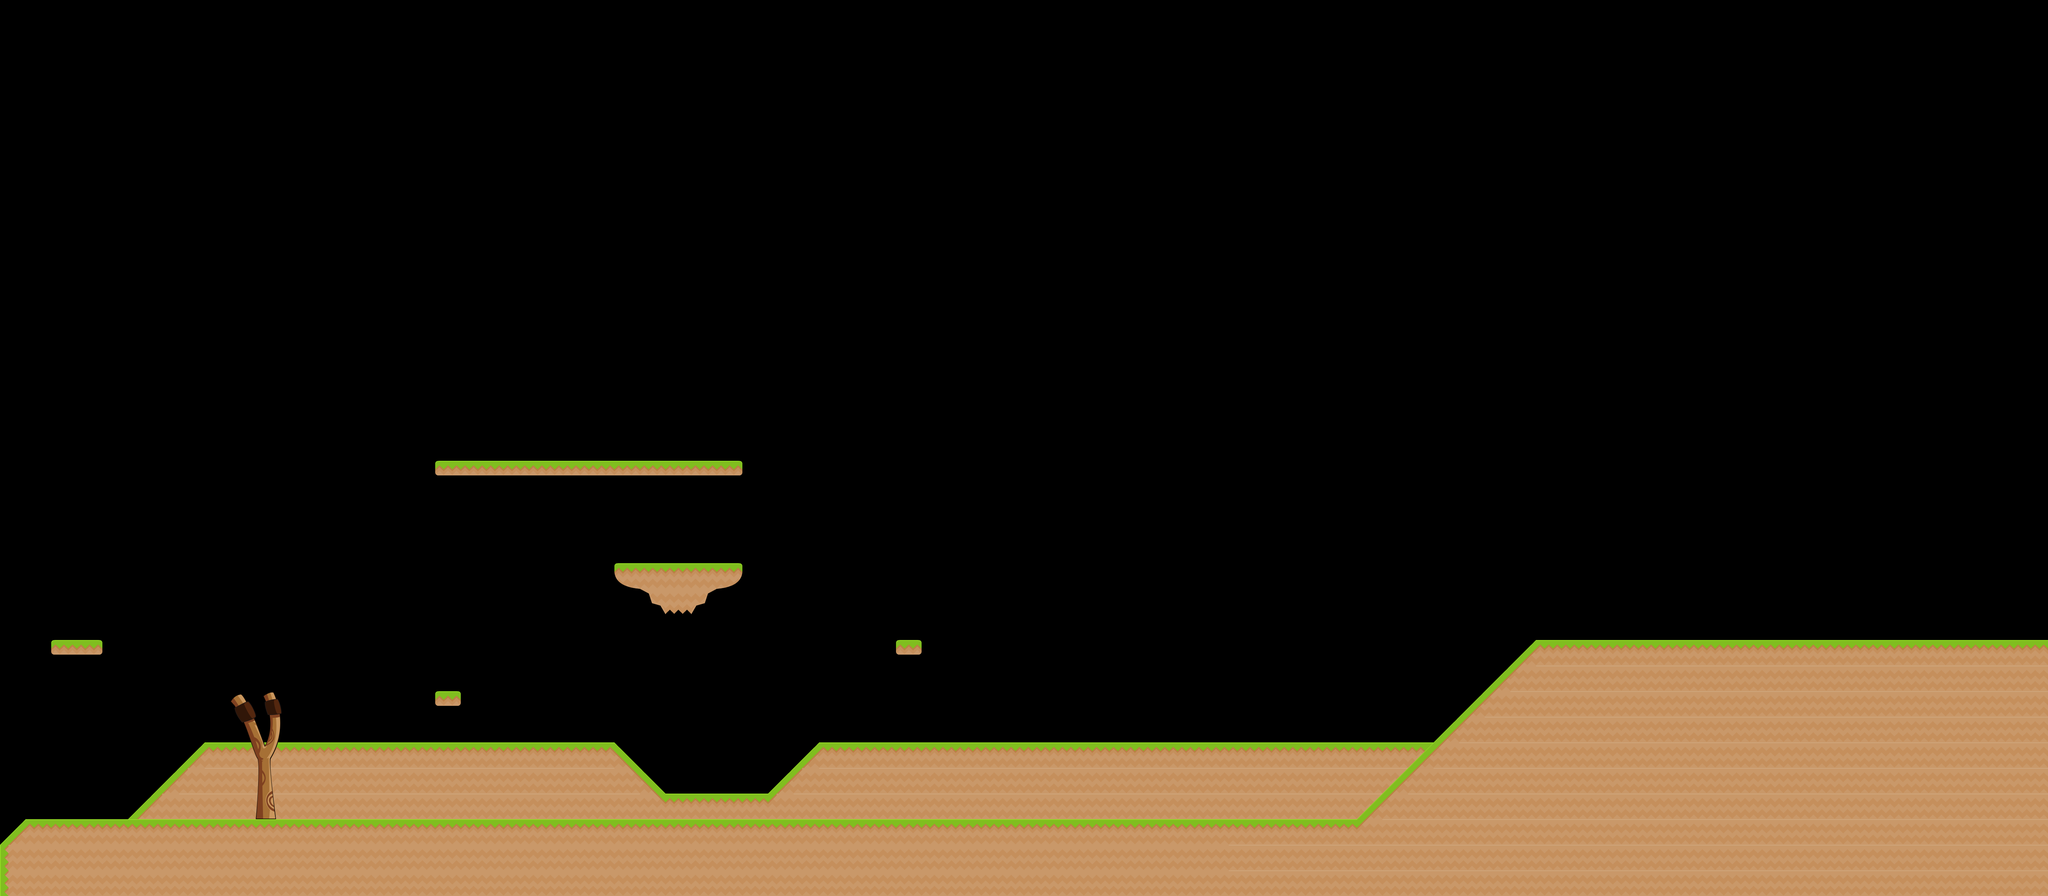

This game map was drawn from its Tiled (.tmx) file and the tilesets committed beside it. A one-line description and the trimmed map source follow:
An orthogonal 80x35 tile map with 70x70 px tiles, 4 tile layers (BackLayer, MiddleLayer, FrontLayer, BonusLayer), 3 tilesets and 39 objects (SlingshotAnchor, TopLeftAnchor, BottomRightAnchor, FrontBandAnchorTop, BackBandAnchorTop, ...).

<map version="1.0" orientation="orthogonal" renderorder="right-down" width="80" height="35" tilewidth="70" tileheight="70" nextobjectid="43">
 <properties>
  <property name="BlockDestroyPoints" type="int" value="1000" />
  <property name="BlockHitPoints" type="int" value="500" />
  <property name="Boulders" value="BBFFPP" />
  <property name="GemPoints" type="int" value="5000" />
  <property name="LevelID" value="1-1" />
 </properties>
 <tileset firstgid="1" name="sheet" tilewidth="70" tileheight="70" tilecount="49" columns="7">
  <image source="grass.png" width="512" height="512" />
  <terraintypes>
   <terrain name="SimpleTerrain" tile="-1" />
  </terraintypes>
  <tile id="0">
   <objectgroup draworder="index">
    <object id="6" x="70" y="0">
     <polyline points="0,0 -63,0 -70,7 -70,35 -64.5,40.125 0.25,40.25" />
    </object>
   </objectgroup>
  </tile>
  <tile id="2" terrain="0,,0,">
   <objectgroup draworder="index">
    <object id="1" x="70" y="0">
     <polyline points="0,0 0,70" />
    </object>
   </objectgroup>
  </tile>
  <tile id="4">
   <objectgroup draworder="index">
    <object id="1" x="0" y="0">
     <polyline points="0,0 70,70" />
    </object>
   </objectgroup>
  </tile>
  <tile id="7">
   <objectgroup draworder="index">
    <object id="2" x="0" y="7">
     <polyline points="0,0 7,-7 63,-7 70,0 70,28 64.5,33.375 6.75,33.125 0,28 0,0" />
    </object>
   </objectgroup>
  </tile>
  <tile id="9" terrain=",0,,0">
   <objectgroup draworder="index">
    <object id="1" x="0" y="0">
     <polyline points="0,0 0,70" />
    </object>
   </objectgroup>
  </tile>
  <tile id="10">
   <objectgroup draworder="index">
    <object id="1" x="0" y="7">
     <polyline points="0,0 7,-7 63,-7 70,0 70,56 63,63 7,63 0,56 0,0" />
    </object>
   </objectgroup>
  </tile>
  <tile id="11">
   <objectgroup draworder="index">
    <object id="2" x="0" y="21">
     <polyline points="0,0 0,-14 7,-21 63,-21 70,-14 70,0" />
    </object>
   </objectgroup>
  </tile>
  <tile id="14">
   <objectgroup draworder="index">
    <object id="3" x="-0.25" y="69.5">
     <polyline points="0,0 12.25,-12.375 23.25,0.25 35.125,-12.125 46.75,-0.375 58.625,-12.375 70.5,0.375" />
    </object>
   </objectgroup>
  </tile>
  <tile id="15" terrain="0,,,">
   <objectgroup draworder="index">
    <object id="1" x="70" y="0">
     <polyline points="0,0 0,70 -70,70" />
    </object>
   </objectgroup>
  </tile>
  <tile id="17">
   <objectgroup draworder="index">
    <object id="1" x="0" y="0">
     <polyline points="0,0 63,0 70,7 70,21 64.375,43.125 49.625,57 14.375,68.625 0,70" />
    </object>
   </objectgroup>
  </tile>
  <tile id="18">
   <objectgroup draworder="index">
    <object id="1" x="0" y="0">
     <polyline points="0,0 63,0 70,7 70,63 63,70 0,70" />
    </object>
   </objectgroup>
  </tile>
  <tile id="21">
   <objectgroup draworder="index">
    <object id="1" x="70" y="0.5">
     <polyline points="0,-0.5 -14.25,21.875 -37.25,28.625 -46,55.125 -70,69.5" />
    </object>
   </objectgroup>
  </tile>
  <tile id="22" terrain=",0,,">
   <objectgroup draworder="index">
    <object id="1" x="0" y="0">
     <polyline points="0,0 0,70 70,70" />
    </object>
   </objectgroup>
  </tile>
  <tile id="23">
   <objectgroup draworder="index">
    <object id="3" x="0" y="42">
     <polyline points="0.25,-1.625 70.75,-1.625" />
    </object>
    <object id="5" x="0" y="0">
     <polyline points="0,0 70,0" />
    </object>
   </objectgroup>
  </tile>
  <tile id="24">
   <objectgroup draworder="index">
    <object id="1" x="70" y="0">
     <polyline points="0,0 -63,0 -70,7 -70.25,25.75 -64.125,42.5 -49,56 -35,63 -7,70 0,70" />
    </object>
   </objectgroup>
  </tile>
  <tile id="25">
   <objectgroup draworder="index">
    <object id="1" x="0" y="0">
     <polyline points="0,0 70,0" />
    </object>
   </objectgroup>
  </tile>
  <tile id="28">
   <objectgroup draworder="index">
    <object id="1" x="0" y="0">
     <polyline points="0,0 14.75,22.625 37.5,28.875 46.25,55.25 70,70" />
    </object>
   </objectgroup>
  </tile>
  <tile id="30" terrain=",,0,">
   <objectgroup draworder="index">
    <object id="2" x="0" y="0">
     <polyline points="0,0 70,0 70,70" />
    </object>
   </objectgroup>
  </tile>
  <tile id="31">
   <objectgroup draworder="index">
    <object id="2" x="0" y="0">
     <polyline points="0,0 63,0 70,7 70.125,23.375 0,70" />
    </object>
   </objectgroup>
  </tile>
  <tile id="32">
   <objectgroup draworder="index">
    <object id="1" x="70" y="0">
     <polyline points="0,0 -63,0 -70,7 -70,63 -63,70 0,70" />
    </object>
   </objectgroup>
  </tile>
  <tile id="35" terrain="0,0,0,0" />
  <tile id="36">
   <objectgroup draworder="index">
    <object id="1" x="0" y="0">
     <polyline points="0,0 23,11.5 32.875,38.375 55.5,45.875 70,70" />
    </object>
   </objectgroup>
  </tile>
  <tile id="37" terrain=",,,0">
   <objectgroup draworder="index">
    <object id="1" x="0" y="70">
     <polyline points="0,0 0,-70 70,-70" />
    </object>
   </objectgroup>
  </tile>
  <tile id="38">
   <objectgroup draworder="index">
    <object id="2" x="70" y="0">
     <polyline points="0,0 -63,0 -70,7 -70,23.375 0,70" />
    </object>
   </objectgroup>
  </tile>
  <tile id="39">
   <objectgroup draworder="index">
    <object id="2" x="0" y="7">
     <polyline points="0,0 3.5,-7 64.5,-6.875 70.125,-1.125 70,56 63,63 7,63 0,56 0,0" />
    </object>
   </objectgroup>
  </tile>
  <tile id="42" terrain="0,0,,">
   <objectgroup draworder="index">
    <object id="1" x="0" y="70">
     <polyline points="0,0 70,0" />
    </object>
   </objectgroup>
  </tile>
  <tile id="43">
   <objectgroup draworder="index">
    <object id="1" x="70" y="0">
     <polyline points="0,0 -24.5,14 -31.5,38.5 -56,45.5 -70,70" />
    </object>
   </objectgroup>
  </tile>
  <tile id="45">
   <objectgroup draworder="index">
    <object id="1" x="0" y="70">
     <polyline points="0,0 70,-70" />
    </object>
   </objectgroup>
  </tile>
  <tile id="46">
   <objectgroup draworder="index">
    <object id="1" x="0" y="0">
     <polyline points="0,0 63,0 70,7 70.125,33.625 65,40 0,40.25" />
    </object>
   </objectgroup>
  </tile>
 </tileset>
 <tileset firstgid="50" name="SlingShotA" tilewidth="70" tileheight="70" tilecount="10" columns="2">
  <image source="SlingShotA.png" width="140" height="350" />
 </tileset>
 <tileset firstgid="60" name="SlingShotB" tilewidth="70" tileheight="70" tilecount="10" columns="2">
  <image source="SlingShotB.png" width="140" height="350" />
 </tileset>
 <layer name="BackLayer" width="80" height="35">
  <data>[2800 cells, 354 non-empty, 12 distinct tile ids]</data>
 </layer>
 <layer name="MiddleLayer" width="80" height="35">
  <data>[2800 cells, 426 non-empty, 21 distinct tile ids]</data>
 </layer>
 <layer name="FrontLayer" width="80" height="35">
  <data>[2800 cells, 11 non-empty, 11 distinct tile ids]</data>
 </layer>
 <objectgroup name="AnchorLayer">
  <object id="1" name="SlingshotAnchor" x="710.5" y="1935.5" />
  <object id="2" name="TopLeftAnchor" x="0" y="280" />
  <object id="3" name="BottomRightAnchor" x="5530" y="2450" />
  <object id="39" name="FrontBandAnchorTop" x="654.5" y="1925" width="7" height="7" />
  <object id="40" name="BackBandAnchorTop" x="738.5" y="1911" width="7" height="7" />
  <object id="41" name="FrontBandAnchorBottom" x="675.5" y="1967" width="7" height="7" />
  <object id="42" name="BackBandAnchorBottom" x="745.5" y="1949.5" width="7" height="7" />
 </objectgroup>
 <objectgroup name="PhysicLayer">
  <object id="25" name="Ground" x="0" y="2450">
   <polyline points="0,0 0,-140 70,-210 3710,-210 4200,-700 5530,-700" />
  </object>
  </objectgroup>
 <layer name="BonusLayer" width="80" height="35">
  <data>[2800 cells, 0 non-empty, 0 distinct tile ids]</data>
 </layer>
 <objectgroup color="#ff0000" name="BonusLayer">
  <!-- 1 objects omitted --></objectgroup>
</map>
<!-- 2 of 39 objects omitted -->
